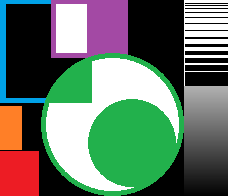
#> input picture sheet3/img/geometric_shapes.png, 228 x 196 px
$ python filter_zoo.py
#> lines starting #> are read from the running program, lines starting #| are printed output that depends on the picture
#> further down, image is the input picture: shape (196, 228, 3); mean B, G, R 102.1, 117.3, 100.8
import numpy as np
import cv2
import matplotlib.pyplot as plt


def filter_box(img, ksize=5):
    box_filter = np.ones(shape=(ksize, ksize), dtype=np.uint8) / (ksize ** 2)
    img_copy = np.copy(img)
    img_copy[:, :, 0] = cv2.filter2D(img[:, :, 0], ddepth=-1, kernel=box_filter, borderType=cv2.BORDER_DEFAULT)
    img_copy[:, :, 1] = cv2.filter2D(img[:, :, 1], ddepth=-1, kernel=box_filter, borderType=cv2.BORDER_DEFAULT)
    img_copy[:, :, 2] = cv2.filter2D(img[:, :, 2], ddepth=-1, kernel=box_filter, borderType=cv2.BORDER_DEFAULT)
    return img_copy


def filter_sinc(img, mask_circle_diameter=40.0):
#> called with mask_circle_diameter = 40
    img_new = np.copy(img)
    if len(img.shape) < 2:
        img_new = filter_sinc_channel(img_new, mask_circle_diameter)
    else:
        img_length = img.shape
#> img_length = (196, 228, 3)
        for i in range(img.shape[2]):
            img_new[:, :, i] = filter_sinc_channel(img[:, :, i], mask_circle_diameter)
#> this loop made 3 passes
#> pass 1, in filter_sinc_channel, `img_filtered = cv2.magnitude(img_filtered[:, :, 0], img_filtered[:, :,..`:
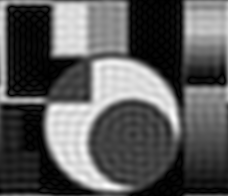
#> img_filtered: shape (196, 228) float32; min 29.97, max 13251164, mean 4676936; drawn with min black and max white
#> pass 2, in filter_sinc_channel (call 2), `img_filtered = cv2.magnitude(img_filtered[:, :, 0], img_filtered[:, :,..`:
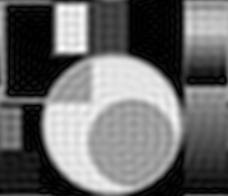
#> img_filtered: shape (196, 228) float32; min 89.81, max 12807510, mean 5332703; drawn with min black and max white
#> pass 3, in filter_sinc_channel (call 3), `img_filtered = cv2.magnitude(img_filtered[:, :, 0], img_filtered[:, :,..`:
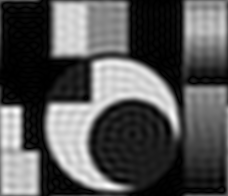
#> img_filtered: shape (196, 228) float32; min 44.88, max 13725198, mean 4608546.5; drawn with min black and max white
#> after the loop:
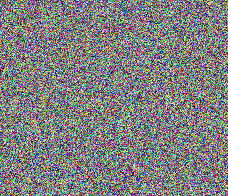
#> img_new: shape (196, 228, 3); mean B, G, R 127.6, 127.6, 127.5
    return img_new


def filter_sinc_channel(img, mask_circle_diameter=40.0):
    """
    takes in single channel image and returns its filtered image
    :param img: single channel image
    :param mask_circle_diameter: low pass filter size
    :return: filtered image
    """
    dft_image = cv2.dft(np.float32(img), flags=cv2.DFT_COMPLEX_OUTPUT)
    dft_shift = np.fft.fftshift(dft_image)
    mask = np.zeros((img.shape[0], img.shape[1], 2), dtype=np.uint8)
    circle_center = (int(img.shape[0] / 2), int(img.shape[1] / 2))
    points_x, points_y = np.ogrid[:img.shape[0], :img.shape[1]]
    mask_area = (points_x - circle_center[0]) ** 2 + (points_y - circle_center[1]) ** 2 <= \
                (mask_circle_diameter / 2) ** 2
    mask[mask_area] = 1
    filtered_dft = dft_shift * mask
    idft_image = np.fft.ifftshift(filtered_dft)
    img_filtered = cv2.idft(idft_image)
    img_filtered = cv2.magnitude(img_filtered[:, :, 0], img_filtered[:, :, 1])
    return img_filtered


def filter_gauss(img, ksize=5):
    filtered_img = cv2.GaussianBlur(img, (ksize, ksize), sigmaX=3)
    return filtered_img


def filter_median(img, ksize=5):
    filtered_img = cv2.medianBlur(img, ksize)
    return filtered_img


image = cv2.imread("img/geometric_shapes.png")
new_img = filter_sinc(image, mask_circle_diameter=40)
# plt.imshow(new_img)
# plt.show()
